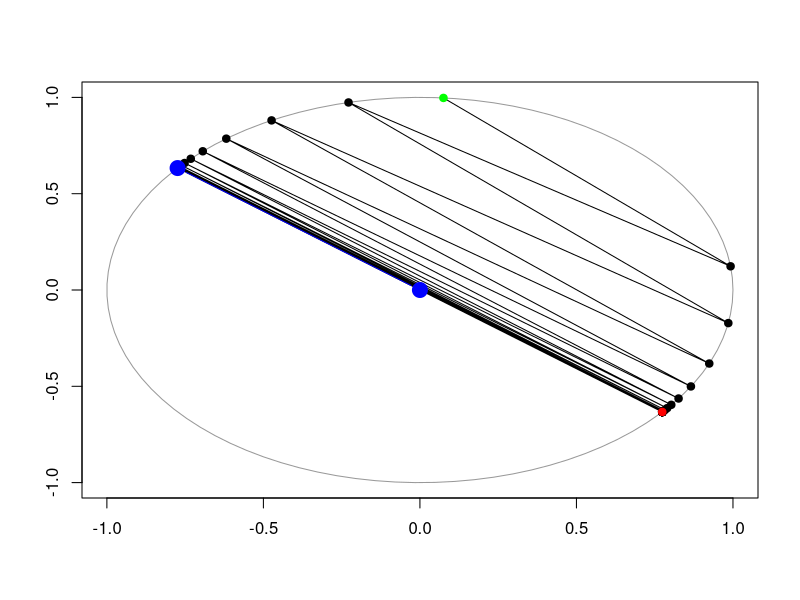

Recreate this plot in R.
## ---- chunk 1
knitr::opts_chunk$set(cache=TRUE)
## ---- chunk 2
A <- matrix(c(1, 2, 3, 4), nrow = 2, ncol = 2)
A

# Determinant
det(A)

# Rank
library(Matrix)
rankMatrix(A)

# Condition number
kappa(A)

# How to compute the trace?
sum(diag(A))

# Transpose
t(A)

# Inverse
solve(A)

A %*% solve(A) # CHECK
## ---- chunk 3
A <- matrix(c(1, 2, 3, 4), nrow = 2, ncol = 2)
B <- matrix(c(4, 3, 2, 1), nrow = 2, ncol = 2)

# Addition
A + B

# Scalar multiplication
3*A

# Matrix multiplication
A %*% B

# Hadamard product aka entrywise multiplication
A * B

# Matrix-vector product
vect <- c(1, 2)
A %*% vect

# BE CAREFUL: R recycles vectors
A * vect
## ---- chunk 4
A <- matrix(c(1, 0.5, 0.5, 1), nrow = 2)

result <- eigen(A)

names(result)

result$values

result$vectors

1/sqrt(2)
## ---- chunk 5
v1 <- c(1/sqrt(2), 1/sqrt(2))
v2 <- c(1/sqrt(2), -1/sqrt(2))

Lambda <- diag(c(1.5, 0.5))
P <- cbind(v1, v2)

P %*% Lambda %*% t(P)

# Now let's look at a random matrix----
A <- matrix(rnorm(3 * 3), ncol = 3, nrow = 3)
# Let's make it symmetric
A[lower.tri(A)] <- A[upper.tri(A)]
A

result <- eigen(A, symmetric = TRUE)
Lambda <- diag(result$values)
P <- result$vectors

P %*% Lambda %*% t(P)

# How to check if they are equal?
all.equal(A, P %*% Lambda %*% t(P))
## ---- chunk 6
A <- matrix(c(1, 0.5, 0.5, 1), nrow = 2)

# Eigenvalue method
result <- eigen(A)
Lambda <- diag(result$values)
P <- result$vectors
A_sqrt <- P %*% Lambda^0.5 %*% t(P)

all.equal(A, A_sqrt %*% A_sqrt) # CHECK

# Cholesky method
# It's upper triangular!
(L <- chol(A))

all.equal(A, t(L) %*% L) # CHECK
## ---- chunk 7
set.seed(123)

A <- matrix(rnorm(3*3), ncol = 3)
# Make A symmetric
A[lower.tri(A)] <- A[upper.tri(A)]

# Set initial value
v_current <- rnorm(3)
v_current <- v_current/norm(v_current, type = "2")
## ---- chunk 8
# We'll perform 100 iterations
for (i in seq_len(100)) {
  # Save result from previous iteration
  v_previous <- v_current
  # Compute matrix product
  numerator <- A %*% v_current
  # Normalize
  v_current <- numerator/norm(numerator, type = "2")
}

v_current

# Corresponding eigenvalue
num <- t(v_current) %*% A %*% v_current
denom <- t(v_current) %*% v_current
num/denom

# CHECK results
result <- eigen(A, symmetric = TRUE)
result$values[which.max(abs(result$values))]
result$vectors[,which.max(abs(result$values))]
## ---- chunk 9
set.seed(123)
p <- 2

A <- matrix(rnorm(p*p), ncol = p)
# Make A symmetric
A[lower.tri(A)] <- A[upper.tri(A)]

# Set initial value
v_current <- rnorm(p)
v_current <- v_current/norm(v_current, type = "2")
results <- matrix(NA, ncol = p, nrow = 100)

for (i in seq_len(100)) {
  results[i,] <- v_previous <- v_current
  # Compute matrix product
  numerator <- A %*% v_current
  # Normalize
  v_current <- numerator/norm(numerator, type = "2")
}

# Plot sequence
decomp <- eigen(A)
leading_vect <- decomp$vectors[,which.max(abs(decomp$values))]

theta_vect <- seq(0, 2*pi, length.out = 100)
x_circle <- cos(theta_vect)
y_circle <- sin(theta_vect)

plot(x_circle, y_circle, col = 'grey60', type = 'l',
     xlab = "", ylab = "")
lines(results[,1], results[,2])
points(results[,1], results[,2], pch = 19,
       col = c("green", rep("black", 98), "red"))
points(x = c(0, leading_vect[1]), y = c(0, leading_vect[2]), 
       col = 'blue', type = 'b', pch = 19, cex = 2)
